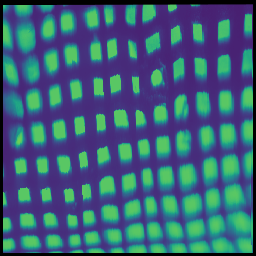
#> input picture Image Processing/Cap403border.png, 256 x 256 px; the run also reads 1 picture not shown here
$ python Constants.py
#> lines starting #> are read from the running program, lines starting #| are printed output that depends on the picture
import queue
import copy
import matplotlib.pyplot as plt
import scipy.interpolate as inter
import scipy.ndimage as ndi
import skimage.measure as meas
import skimage.morphology as morph
import skimage.feature as feat
import skimage.io as skiio
import numpy as np

# IMAGE PARAMETERS
img = skiio.imread('Cap403border.png', as_gray=True)
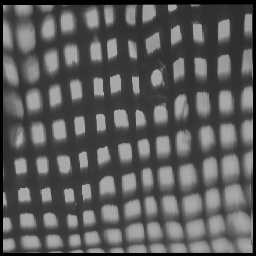
#> img: shape (256, 256) float64; min 0, max 0.696, mean 0.355
timg = skiio.imread('fewsquares.png', as_gray=True)
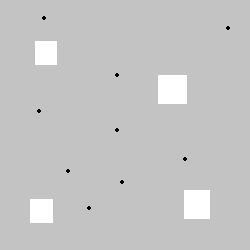
#> input picture Image Processing/fewsquares.png, 250 x 250 px
#> timg is the input picture: shape (250, 250) float64; min 0, max 1, mean 0.773
whitesq = skiio.imread('whitesq.jpg', as_gray=True)
#> whitesq: shape (250, 250) float64; every value is 1
img_size = 250

# IDEAL GRID PARAMETERS
# x, y size = # cells in each direction
# v, w size = size of individual cells
# Test Grid dimensions: 11 x 8
ysize = 15
xsize = ysize
vsize = 25
wsize = 25

# LINE FINDING PARAMETERS
anglvl = (np.pi / 180) * 30

# LUT GENERATION PARAMETERS
res = 50
